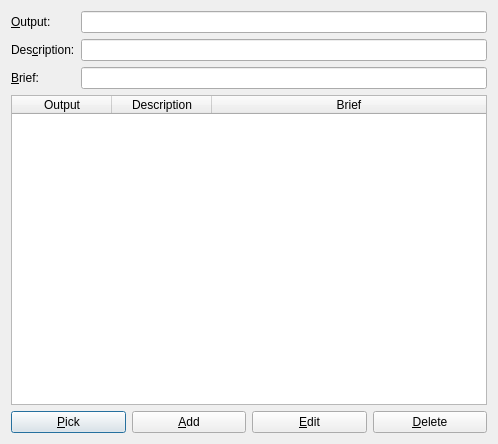
<?xml version="1.0" encoding="UTF-8"?>
<ui version="4.0">
 <class>SearchTranslationDialog</class>
 <widget class="QDialog" name="SearchTranslationDialog">
  <property name="geometry">
   <rect>
    <x>0</x>
    <y>0</y>
    <width>498</width>
    <height>444</height>
   </rect>
  </property>
  <property name="windowTitle">
   <string>Search Translation</string>
  </property>
  <layout class="QGridLayout" name="gridLayout_2">
   <item row="2" column="0">
    <layout class="QHBoxLayout" name="_3">
     <item>
      <widget class="QPushButton" name="pickButton">
       <property name="text">
        <string>&amp;Pick</string>
       </property>
      </widget>
     </item>
     <item>
      <widget class="QPushButton" name="addButton">
       <property name="toolTip">
        <string>Fill values in the 3 text boxes, then click this button.</string>
       </property>
       <property name="text">
        <string>&amp;Add</string>
       </property>
      </widget>
     </item>
     <item>
      <widget class="QPushButton" name="editButton">
       <property name="toolTip">
        <string>Move the content of the currently selected row to the text boxes.</string>
       </property>
       <property name="text">
        <string>&amp;Edit</string>
       </property>
      </widget>
     </item>
     <item>
      <widget class="QPushButton" name="deleteButton">
       <property name="toolTip">
        <string>Delete the currently selected row.</string>
       </property>
       <property name="text">
        <string>&amp;Delete</string>
       </property>
      </widget>
     </item>
    </layout>
   </item>
   <item row="1" column="0">
    <widget class="QTableWidget" name="matches">
     <property name="editTriggers">
      <set>QAbstractItemView::NoEditTriggers</set>
     </property>
     <property name="tabKeyNavigation">
      <bool>false</bool>
     </property>
     <property name="selectionBehavior">
      <enum>QAbstractItemView::SelectRows</enum>
     </property>
     <attribute name="horizontalHeaderStretchLastSection">
      <bool>true</bool>
     </attribute>
     <column>
      <property name="text">
       <string>Output</string>
      </property>
     </column>
     <column>
      <property name="text">
       <string>Description</string>
      </property>
     </column>
     <column>
      <property name="text">
       <string>Brief</string>
      </property>
     </column>
    </widget>
   </item>
   <item row="0" column="0">
    <layout class="QFormLayout" name="formLayout">
     <item row="0" column="0">
      <widget class="QLabel" name="outputLabel">
       <property name="text">
        <string>&amp;Output:</string>
       </property>
       <property name="textFormat">
        <enum>Qt::AutoText</enum>
       </property>
       <property name="buddy">
        <cstring>output</cstring>
       </property>
      </widget>
     </item>
     <item row="0" column="1">
      <widget class="QLineEdit" name="output"/>
     </item>
     <item row="1" column="0">
      <widget class="QLabel" name="descriptionLabel">
       <property name="text">
        <string>Des&amp;cription:</string>
       </property>
       <property name="buddy">
        <cstring>description</cstring>
       </property>
      </widget>
     </item>
     <item row="1" column="1">
      <widget class="QLineEdit" name="description"/>
     </item>
     <item row="2" column="0">
      <widget class="QLabel" name="briefLabel">
       <property name="text">
        <string>&amp;Brief:</string>
       </property>
       <property name="buddy">
        <cstring>brief</cstring>
       </property>
      </widget>
     </item>
     <item row="2" column="1">
      <widget class="QLineEdit" name="brief"/>
     </item>
    </layout>
   </item>
  </layout>
 </widget>
 <tabstops>
  <tabstop>description</tabstop>
  <tabstop>output</tabstop>
  <tabstop>brief</tabstop>
  <tabstop>pickButton</tabstop>
  <tabstop>addButton</tabstop>
  <tabstop>editButton</tabstop>
  <tabstop>deleteButton</tabstop>
  <tabstop>matches</tabstop>
 </tabstops>
 <resources/>
 <connections/>
</ui>
